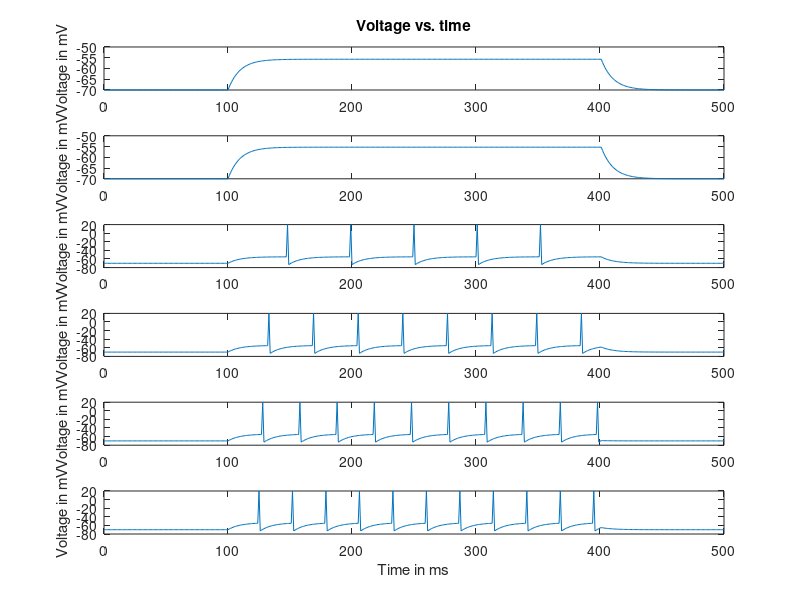

Write MATLAB code to recreate this figure.
%%
%%%%simulation
clear all;
close all;

%%%DEFINE PARAMETERS
dt=1; %time step ms
t_end=500; %total run time ms
t_StimStart=100; %time to start injecting current
t_StimEnd=400; %time to end injecting current
V_th=-55; %spike threshold [mV]
E_L=-70; %resting membrane potential [mV]
V_reset=-75; %value to reset voltage to after a spike [mV]
V_spike=20; %value to draw a spike to, when cell spikes
tau=10; %membrane time constant [ms]
R_m=10; %membrane resistance [MOhm]

k=1;g=0.1;

%%%DEFINE INITIAL VALUES AND VECTORS TO HOLD RESULTS
t_vect=0:dt:t_end; 
V_vect=zeros(1,length(t_vect));
V_plot_vect=zeros(1,length(t_vect));

%INTEGRATE THE EQUATION tau*dV/dt = -V + E_L + I_e*R_m
PlotNum=0;
I_Stim_vect=1.43:0.04:1.63; %magnitudes of pulse of injected current [nA]
spTrain=zeros(t_end,length(I_Stim_vect));

for I_Stim=I_Stim_vect; %loop over different I_Stim values
    PlotNum=PlotNum+1;
    i=1; %index denoting which element of V is being assigned
    V_vect(i)=E_L; %first element of V, i.e. value of V at t=0
    V_plot_vect(i)=V_vect(i); %if no spike, then just plot the actual voltage V
    I_e_vect=zeros(1,t_StimStart/dt); %portion of I_e_vect from t=0 to t_StimStart
    I_e_vect=[I_e_vect I_Stim*ones(1,1+((t_StimEnd-t_StimStart)/dt))];
    I_e_vect=[I_e_vect zeros(1,(t_end-t_StimEnd)/dt)];
    I_e_vect_mat(:,PlotNum)=I_e_vect;
    
    NumSpikes=0; %holds number of spikes that have occurred
    for t=dt:dt:t_end %loop through values of t in steps of df ms        
        %V_inf = E_L + I_e_vect(i)*R_m;
        %V_vect(i+1) = V_inf + (V_vect(i)-V_inf)*exp(-dt/tau);
        
        V_vect(i+1) = V_vect(i) + (E_L-V_vect(i) + I_e_vect(i)*R_m)/tau; %Euler's method
        
        
        %if statement below says what to do if voltage crosses threshold
        if (V_vect(i+1)>V_th) %cell spiked
            V_vect(i+1)=V_reset; %set voltage back to V_reset
            V_plot_vect(i+1)=V_spike; %set vector that will be plotted to show a spike here
            NumSpikes=NumSpikes+1; %add 1 to the total spike count
            spTrain(t,PlotNum)=1;
        else %voltage didn't cross threshold so cell does not spike
            V_plot_vect(i+1)=V_vect(i+1); %plot actual voltage
        end
        i=i+1; %add 1 to index,corresponding to moving forward 1 time step
    end    
    
    
    %MAKE PLOTS
    figure(1)
    subplot(length(I_Stim_vect),1,PlotNum)
    plot(t_vect,V_plot_vect);
    if (PlotNum==1)
        title('Voltage vs. time');
    end
    if (PlotNum==length(I_Stim_vect))
        xlabel('Time in ms');
    end
    ylabel('Voltage in mV');
end
